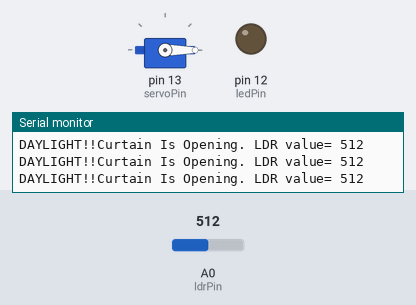
Bench run of a sketch on a simulated Arduino Uno, built with avr-gcc and run on an emulated ATmega328P. Shown: servo, output pins drawn as LEDs (lit = HIGH), the last lines printed to the serial monitor. The inputs (shaded band) are chosen by the test bench; at power-on: A0 (ldrPin) = 512.

Above: at 1.2 s.
1.3 s: A0 (ldrPin) set to 309
2.8 s: A0 (ldrPin) set to 284
At 3.4 s:
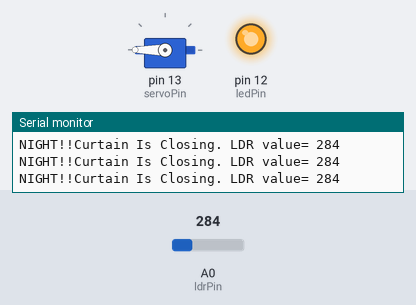
Timing chart, 0 to 5.8 s (numbered marks = the images above; inputs shaded):
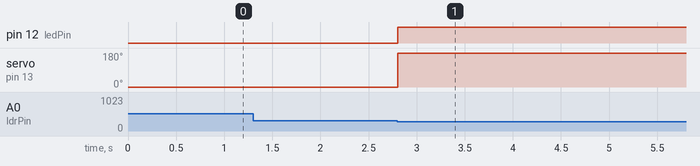

The sketch:

code_for_arduino.ino
```cpp
#include<Servo.h>         //Servo motor library
Servo servo;              //defining Servo motor as "servo"

#define ldrPin 0          //A0 pin
#define servoPin 13       //D13 pin
#define ledPin 12         //D12 pin

void setup()
{
  Serial.begin(9600);                  //Setting up baud rate for Serial Communication
  servo.attach(servoPin);              //Interfacing Servo motor with Arduino
  pinMode(ldrPin, INPUT);              //Interfacing LDR
  pinMode(ledPin, OUTPUT);             //Interfacing LED
}

void loop()
{
  int ldrValue = analogRead(ldrPin);   //Finding value input by LDR to Arduino

  if (ldrValue >= 300)
  {
    digitalWrite(ledPin, LOW);
    servo.write(0);
    Serial.print("DAYLIGHT!!Curtain Is Opening. LDR value= ");
    Serial.println(ldrValue);
  }

  if (ldrValue < 300)
  {
    digitalWrite(ledPin, HIGH);
    servo.write(180);
    Serial.print("NIGHT!!Curtain Is Closing. LDR value= ");
    Serial.println(ldrValue);
  }

}
```

Measured:
- the behaviour switches between 300 and 299 on A0 (ldrPin) (found by bisection; images 0 and 1)
- after the input at 2.8 s, pin 12 (ledPin): LOW → HIGH at once; servo on pin 13 (servoPin): 0° → 180° at once
